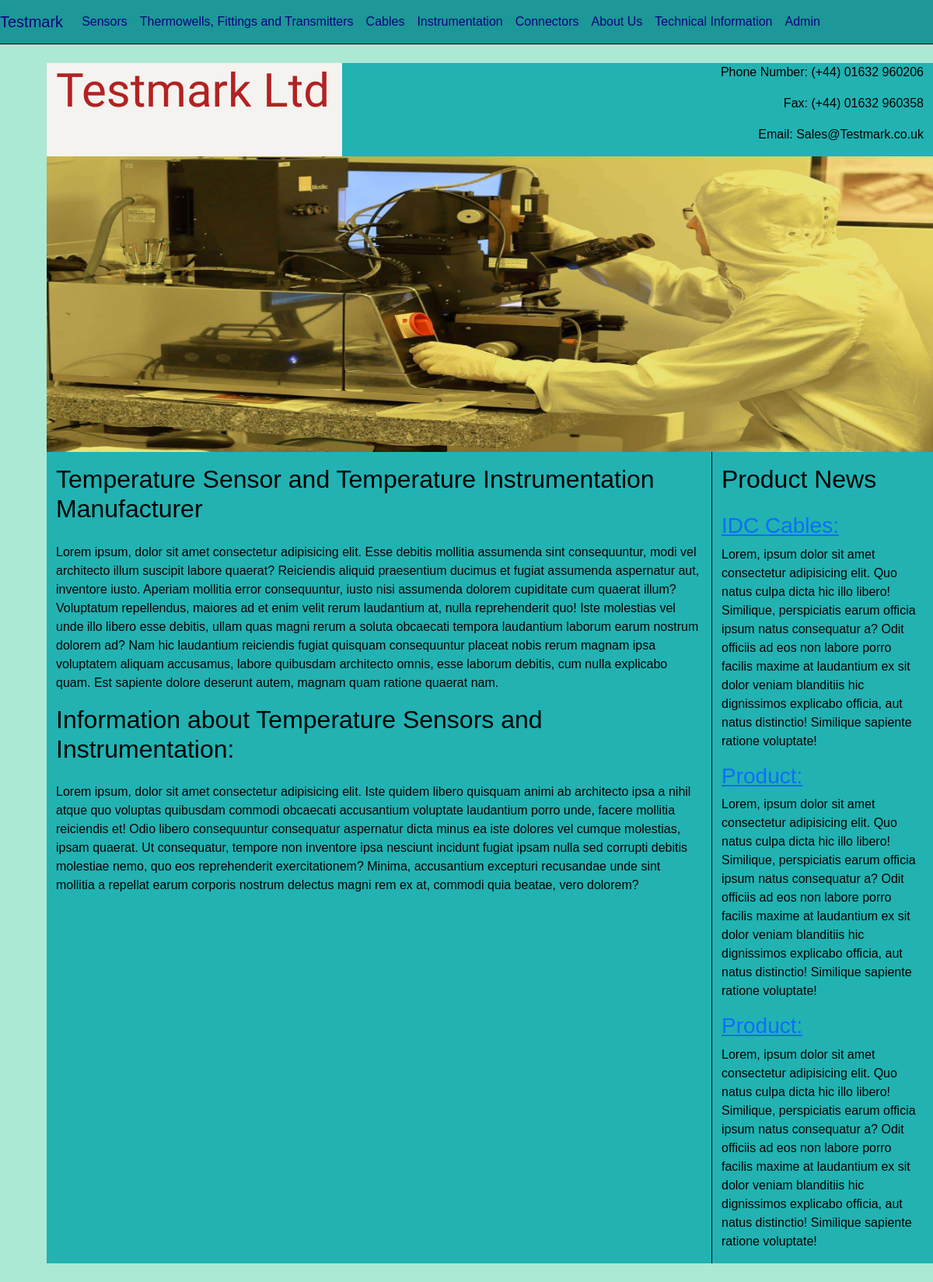
The page / on the database its author committed.
### tables this page shows
CREATE TABLE `category` (
  `id` int(11) NOT NULL,
  `name` varchar(50) NOT NULL,
  `body` text NOT NULL
);

### commonNav.php (the view)
<?php
require_once("connection.php");
echo '<body>
<nav class="navbar navbar-expand-md" id="NN">
    <a href="index.php" class="navbar-brand" id="Brand">Testmark</a>
    <ul class="navbar-nav">';
$querry = "SELECT * from category";
$result = $db->query($querry);
foreach ($result as $row) {
    echo '<li class="nav-item">
    <a href="testmark-' . $row['name'] . '.php' . '" class="nav-link" id="NavL">' . $row['name'] . '</a>
    </li>';
}
echo '<li class="nav-item">
<a href="Testmark-about.php" class="nav-link" id="NavL5">About Us</a>
</li>
<li class="nav-item">
<a href="Testmark-technical.php" class="nav-link" id="NavL6">Technical Information</a>
</li>
<li class="nav-item">
<a href="testmark-admin.php" class="nav-link" id="NavL6">Admin</a>
</li>
</ul>
</nav>';

### Testmark-styles.css (style rules this page uses)
body { background-color: #ace9d4; font-family: Helvetica, Arial, sans-serif; color: black; font-size: 1rem; }
#NN { background-color: #1d9797; border-bottom: 0.1rem black solid; margin: 0%; padding-right: 0%; border-right: 0rem; }
#Brand, #NavL, #NavL1, #NavL2, #NavL3, #NavL4, #NavL5, #NavL6 { color: #04047c; }

### rows shown on the page
category: name "Sensors"
category: name "Thermowells, Fittings and Transmitters"
category: name "Cables"
category: name "Instrumentation"
category: name "Connectors"
